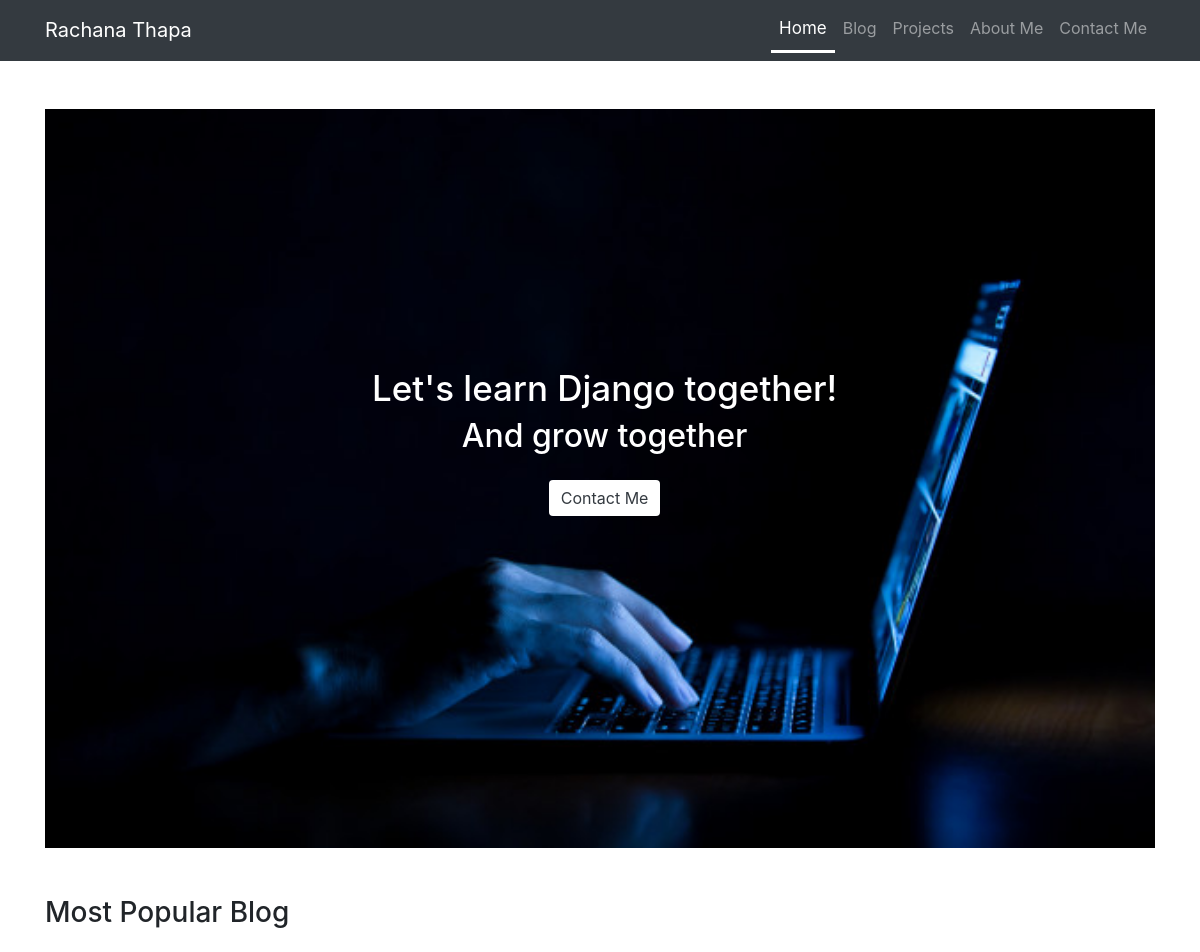
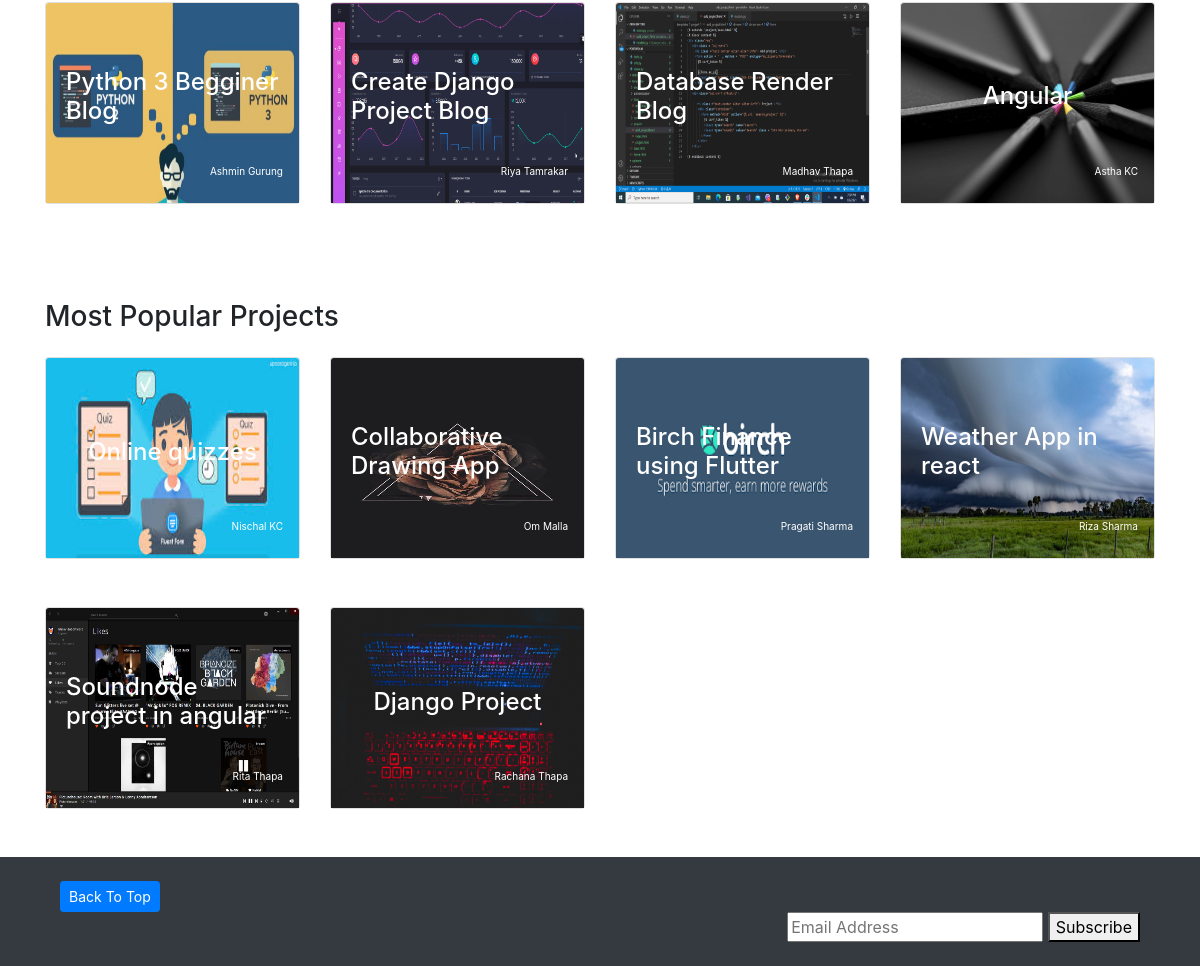
The page / on the database its author committed (2 pictures, top to bottom).
### home/models.py (models this page shows, shortened)
class Banner(models.Model):
    title= models.CharField(max_length=50)
    sub_title = models.CharField(max_length=50 )
    image_file = models.ImageField(upload_to='pictures/', null = True)
    created_at = models.DateTimeField(auto_now=True)
    updated_at = models.DateTimeField(auto_now=True)

### blog/models.py (models this page shows, shortened)
class Blog(models.Model):
    title =models.CharField(null=False,max_length=100)
    image_file = models.ImageField(upload_to='pictures/', null = True)
    author = models.CharField(null = False, max_length = 50)
    description = models.TextField(null = False, max_length = 200)
    is_popular = models.BooleanField(null=False)
    created_at = models.DateTimeField(auto_now=True)
    updated_at = models.DateTimeField(auto_now=True)
    category = models.ForeignKey(BlogCategory, on_delete=models.CASCADE)
    class Meta:
        ordering = ('-created_at',)
        verbose_name = 'Blog'
        verbose_name_plural = 'Blogs'

### project/models.py (models this page shows, shortened)
class Project(models.Model):
    title =models.CharField(max_length=100)
    category = models.ForeignKey(ProjectCategory, on_delete=models.CASCADE)
    image_file = models.ImageField(upload_to='pictures/', null = True)
    owner = models.CharField( max_length = 50)
    description = models.TextField(null = False, max_length = 200)
    is_popular = models.BooleanField(null=False)
    created_at = models.DateTimeField(auto_now=True)
    updated_at = models.DateTimeField(auto_now=True)
    class Meta:
        ordering = ('-created_at',)
        verbose_name = 'Project'
        verbose_name_plural = 'Projects'

### home/views.py (the view)
# urls.py: path('', views.home_page, name='home_page'),
def home_page(request):
    banners = Banner.objects.all()
    popularBlogs = Blog.objects.filter(is_popular = True)
    popularProjects = Project.objects.filter(is_popular = True)
    context = {
        'banners': banners,
        'popularBlogs': popularBlogs,
        'popularProjects': popularProjects
    }
    return render(request, 'index.html', context)

### templates/index.html
{% extends 'base.html' %}
{% load static %}
{% block content %}
{% if banners %}
{% for banner in banners%}
    <div class="row mt-5">
            <div class="col-md-12 col-xl-12 " style="position: relative;">
              <div class="banner-image">
                <img  src="/uplaods/{{ banner.image_file}}"   alt="Card image" style="width:100%;height:auto;max-height: 100vh;" >
              </div>
              <div class="banner-text text-white" style="position:absolute;top:35%;left:30%; display:flex;justify-content: center; align-items:center ; flex-direction: column;">
                <h1 style="font-size:35px"> {{banner.title}}</h1>
                <h2> {{banner.sub_title}} </h2>
                <a href="{% url 'contact_me'%}" class="btn mt-3 btn-primary bg-white text-dark" style="border:none;">Contact Me</a>
              </div>
            </div>
{% endfor %}
{% endif %}
    </div>
    <div class="row">
        <div class="col-md-12 col-xl-12 col-sm-12 col-xs-12 ">
            <h3 class="mt-5 mb-4">Most Popular Blog</h3>
        </div>
      {% if popularBlogs %}
      {% for popularBlog in popularBlogs%}
        <div class="col-md-3 col-xl-3 col-sm-6 col-xs-12 mb-5">
            <div class="card img-fluid">
                <img class="card-img-top" src="/uplaods/{{ popularBlog.image_file}}" alt="Card image" style="width:100%; height:200px;">
                <div class="card-img-overlay" style="display: flex; justify-content: center;align-items: center;flex-direction: column; color:#fff;">
                  <h4 class="card-title">{{popularBlog.title}}</h4>
                  <p style=" position: absolute;bottom: 8px;right: 16px;font-size: 10px;">{{popularBlog.author}}</p>
                </div>
              </div>
        </div>
      {% endfor %}
      {% endif %}
    </div>
    <div class="row">
        <div class="col-md-12 col-xl-12 col-sm-12 col-xs-12 ">
            <h3 class="mt-5 mb-4">Most Popular Projects</h3>
        </div>
      {% if popularProjects %}
      {% for popularProject in popularProjects%}
        <div class="col-md-3 col-xl-3 col-sm-6 col-xs-12 mb-5">
            <div class="card img-fluid">
                <img class="card-img-top" src="/uplaods/{{ popularProject.image_file}}" alt="Card image" style="width:100%; height:200px;">
                <div class="card-img-overlay" style="display: flex; justify-content: center;align-items: center;flex-direction: column; color:#fff;">
                  <h4 class="card-title">{{popularProject.title}}</h4>
                  <p style=" position: absolute;bottom: 8px;right: 16px;font-size: 10px;">{{popularProject.owner}}</p>
                </div>
              </div>
        </div>
      {% endfor %}
      {% endif %}
    </div>
{% endblock %}

### rows shown on the page
Banner: image_file (picture), title "Let's learn Django together!", sub_title "And grow together"
Blog: image_file (picture), title "Python 3 Begginer Blog", author "Ashmin Gurung"
Blog: image_file (picture), title "Create Django Project Blog", author "Riya Tamrakar"
Blog: image_file (picture), title "Database Render Blog", author "Madhav Thapa"
Blog: image_file (picture), title "Angular", author "Astha KC"
Project: image_file (picture), title "Online quizzes", owner "Nischal KC"
Project: image_file (picture), title "Collaborative Drawing App", owner "Om Malla"
Project: image_file (picture), title "Birch Finance using Flutter", owner "Pragati Sharma"
Project: image_file (picture), title "Weather App in react", owner "Riza Sharma"
Project: image_file (picture), title "Soundnode project in angular", owner "Rita Thapa"
Project: image_file (picture), title "Django Project", owner "Rachana Thapa"
